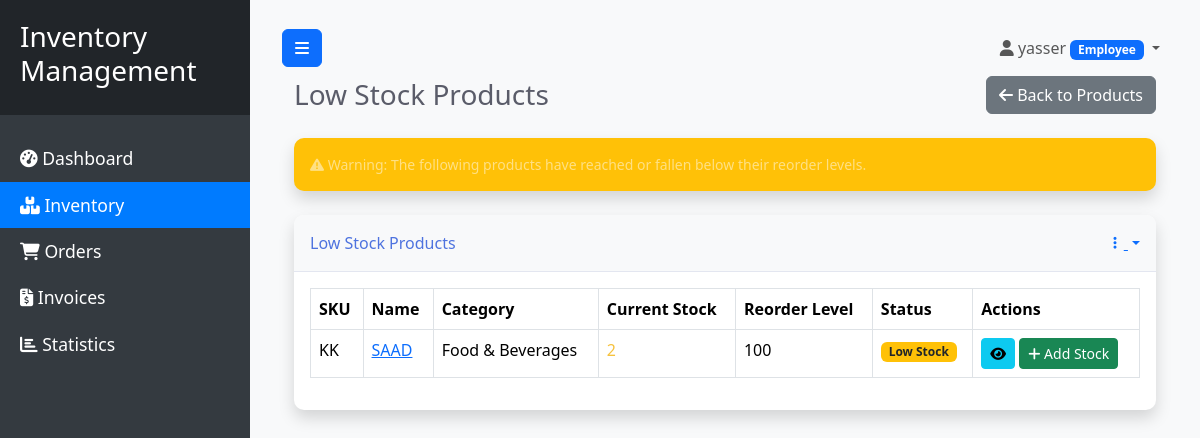
Page /inventory/low-stock/ (signed in) on the committed database.
### users/models.py (models this page shows, shortened)
class User(AbstractUser):
    class Role(models.TextChoices):
        ADMIN = 'ADMIN', _('Admin')
        EMPLOYEE = 'EMPLOYEE', _('Employee')
        CLIENT = 'CLIENT', _('Client')
    role = models.CharField(
        max_length=10,
        choices=Role.choices,
        default=Role.EMPLOYEE,
        verbose_name=_('Role')
    )
    phone = models.CharField(max_length=15, blank=True, null=True, verbose_name=_('Phone Number'))
    profile_pic = models.ImageField(upload_to='profile_pics', default='default.png', verbose_name=_('Profile Picture'))
    address = models.TextField(blank=True, null=True, verbose_name=_('Address'))
    created_at = models.DateTimeField(auto_now_add=True, verbose_name=_('Created At'))
    updated_at = models.DateTimeField(auto_now=True, verbose_name=_('Updated At'))
    class Meta:
        verbose_name = _('User')
        verbose_name_plural = _('Users')

### inventory/models.py (models this page shows, shortened)
class Product(models.Model):
    name = models.CharField(max_length=100, verbose_name=_('Name'))
    sku = models.CharField(max_length=20, unique=True, verbose_name=_('SKU'))
    category = models.ForeignKey(Category, on_delete=models.CASCADE, related_name='products', verbose_name=_('Category'))
    description = models.TextField(blank=True, null=True, verbose_name=_('Description'))
    quantity = models.PositiveIntegerField(default=0, verbose_name=_('Quantity'))
    cost_price = models.DecimalField(max_digits=10, decimal_places=2, verbose_name=_('Cost Price'))
    selling_price = models.DecimalField(max_digits=10, decimal_places=2, verbose_name=_('Selling Price'))
    reorder_level = models.PositiveIntegerField(default=10, verbose_name=_('Reorder Level'))
    image = models.ImageField(upload_to='products/', blank=True, null=True, verbose_name=_('Image'))
    is_active = models.BooleanField(default=True, verbose_name=_('Active'))
    created_at = models.DateTimeField(auto_now_add=True)
    updated_at = models.DateTimeField(auto_now=True)
    class Meta:
        verbose_name = _('Product')
        verbose_name_plural = _('Products')
        ordering = ['name']

class Category(models.Model):
    name = models.CharField(max_length=100, unique=True, verbose_name=_('Name'))
    description = models.TextField(blank=True, null=True, verbose_name=_('Description'))
    created_at = models.DateTimeField(auto_now_add=True)
    updated_at = models.DateTimeField(auto_now=True)
    class Meta:
        verbose_name = _('Category')
        verbose_name_plural = _('Categories')
        ordering = ['name']

### inventory/views.py (the view)
# urls.py: path('low-stock/', views.low_stock_products, name='low-stock-products'),
@login_required
@employee_required
def low_stock_products(request):
    products = Product.objects.filter(
        quantity__lte=F('reorder_level'),
        is_active=True
    ).order_by('quantity')
    context = {
        'products': products,
        'title': 'Produits à Stock Faible'
    }
    return render(request, 'inventory/low_stock_products.html', context)

### templates/inventory/low_stock_products.html (shortened to what this page needs)
{% extends 'base.html' %}
{% block content %}
<div class="container-fluid">
    <div class="d-sm-flex align-items-center justify-content-between mb-4">
        <h1 class="h3 mb-0 text-gray-800">Low Stock Products</h1>
        <a href="{% url 'product-list' %}" class="btn btn-secondary">
            <i class="fas fa-arrow-left"></i> Back to Products
        </a>
    </div>
    <div class="card bg-warning text-white shadow mb-4">
        <div class="card-body">
            <div class="text-white-50 small">
                <i class="fas fa-exclamation-triangle mr-2"></i>
                Warning: The following products have reached or fallen below their reorder levels.
            </div>
        </div>
    </div>
    <div class="card shadow mb-4">
        <div class="card-header py-3 d-flex flex-row align-items-center justify-content-between">
            <h6 class="m-0 font-weight-bold text-primary">Low Stock Products</h6>
            <div class="dropdown no-arrow">
                <a class="dropdown-toggle" href="#" role="button" id="dropdownMenuLink" data-bs-toggle="dropdown" aria-haspopup="true" aria-expanded="false">
                    <i class="fas fa-ellipsis-v fa-sm fa-fw text-gray-400"></i>
                </a>
            </div>
        </div>
        <div class="card-body">
            <div class="table-responsive">
                <table class="table table-bordered" width="100%" cellspacing="0">
                    <thead>
                        <tr>
                            <th>SKU</th>
                            <th>Name</th>
                            <th>Category</th>
                            <th>Current Stock</th>
                            <th>Reorder Level</th>
                            <th>Status</th>
                            <th>Actions</th>
                        </tr>
                    </thead>
                    <tbody>
                        {% for product in products %}
                        <tr>
                            <td>{{ product.sku }}</td>
                            <td>
                                <a href="{% url 'product-detail' product.id %}">{{ product.name }}</a>
                            </td>
                            <td>{{ product.category.name }}</td>
                            <td class="{% if product.quantity == 0 %}text-danger font-weight-bold{% else %}text-warning{% endif %}">
                                {{ product.quantity }}
                            </td>
                            <td>{{ product.reorder_level }}</td>
                            <td>
                                {% if product.quantity == 0 %}
                                <span class="badge bg-danger">Out of Stock</span>
                                {% else %}
                                <span class="badge bg-warning text-dark">Low Stock</span>
                                {% endif %}
                            </td>
                            <td>
                                <a href="{% url 'product-detail' product.id %}" class="btn btn-info btn-sm">
                                    <i class="fas fa-eye"></i>
                                </a>
                                <a href="{% url 'stock-movement-create' %}?product={{ product.id }}" class="btn btn-success btn-sm">
                                    <i class="fas fa-plus"></i> Add Stock
                                </a>
                            </td>
                        </tr>
                        {% empty %}
                        <tr>
                            <td colspan="7" class="text-center">No low stock products found.</td>
                        </tr>
                        {% endfor %}
                    </tbody>
                </table>
            </div>
        </div>
    </div>
</div>
{% endblock %}

### templates/base.html (shortened to what this page needs)
<!DOCTYPE html>
<html>
<head>
    <link href="https://cdn.jsdelivr.net/npm/bootstrap@5.3.2/dist/css/bootstrap.min.css" rel="stylesheet">
    <link rel="stylesheet" href="https://cdnjs.cloudflare.com/ajax/libs/font-awesome/6.4.2/css/all.min.css">
    {% load static %}
    <link rel="stylesheet" href="{% static 'css/style.css' %}">
</head>
<body>
    <div class="wrapper">
        <nav id="sidebar">
            <div class="sidebar-header">
                <h3>Inventory<br>Management</h3>
            </div>
            <ul class="list-unstyled components">
                <li class="{% if '/' == request.path or '/dashboard/' in request.path %}active{% endif %}">
                    <a href="{% url 'dashboard' %}">
                        <i class="fas fa-tachometer-alt"></i> Dashboard
                    </a>
                </li>
                {% if request.user.role == 'EMPLOYEE' or request.user.role == 'ADMIN' %}
                <li class="{% if '/inventory/' in request.path %}active{% endif %}">
                    <a href="{% url 'inventory-list' %}">
                        <i class="fas fa-boxes"></i> Inventory
                    </a>
                </li>
                <li class="{% if '/orders/' in request.path %}active{% endif %}">
                    <a href="{% url 'orders-list' %}">
                        <i class="fas fa-shopping-cart"></i> Orders
                    </a>
                </li>
                <li class="{% if '/invoices/' in request.path %}active{% endif %}">
                    <a href="{% url 'invoices-list' %}">
                        <i class="fas fa-file-invoice-dollar"></i> Invoices
                    </a>
                </li>
                <li class="{% if '/statistics/' in request.path %}active{% endif %}">
                    <a href="{% url 'statistics' %}">
                        <i class="fas fa-chart-bar"></i> Statistics
                    </a>
                </li>
                {% endif %}
            </ul>
        </nav>
        <div id="content">
            <nav class="navbar navbar-expand-lg navbar-light bg-light">
                <div class="container-fluid">
                    <button type="button" id="sidebarCollapse" class="btn btn-primary">
                        <i class="fas fa-bars"></i>
                    </button>
                    <div class="collapse navbar-collapse" id="navbarSupportedContent">
                        <ul class="nav navbar-nav ms-auto">
                            <li class="nav-item dropdown">
                                <a class="nav-link dropdown-toggle" href="#" id="navbarDropdown" role="button" data-bs-toggle="dropdown" aria-expanded="false">
                                    <i class="fas fa-user"></i> {{ request.user.username }}
                                    {% if request.user.role == 'ADMIN' %}
                                    <span class="badge bg-danger">Admin</span>
                                    {% elif request.user.role == 'EMPLOYEE' %}
                                    <span class="badge bg-primary">Employee</span>
                                    {% else %}
                                    <span class="badge bg-secondary">Client</span>
                                    {% endif %}
                                </a>
                            </li>
                        </ul>
                    </div>
                </div>
            </nav>
            <div class="container-fluid">
                {% block content %}{% endblock %}
            </div>
        </div>
    </div>
</body>
</html>

### static/css/style.css (style rules this page uses)
body { font-family: 'Segoe UI', Arial, sans-serif; background: #f8f9fa; }
.wrapper { display: flex; width: 100%; align-items: stretch; }
#sidebar { min-width: 250px; max-width: 250px; background: #343a40; color: #fff; transition: all 0.3s; height: 100vh; position: sticky; top: 0; }
#sidebar .sidebar-header { padding: 20px; background: #212529; }
#sidebar ul.components { padding: 20px 0; }
#sidebar ul li a { padding: 10px 20px; font-size: 1.1em; display: block; color: #fff; text-decoration: none; transition: all 0.3s; }
#sidebar ul li.active > a, a[aria-expanded="true"] { color: #fff; background: #007bff; }
#content { width: 100%; padding: 20px; min-height: 100vh; transition: all 0.3s; }
.card { border: none; border-radius: 10px; box-shadow: 0 0.15rem 1.75rem 0 rgba(58, 59, 69, 0.15); margin-bottom: 20px; }
.card-header { background-color: #f8f9fa; border-bottom: 1px solid #e3e6f0; border-top-left-radius: 10px !important; border-top-right-radius: 10px !important; }
.text-primary { color: #4e73df !important; }
.text-warning { color: #f6c23e !important; }
.text-gray-800 { color: #5a5c69 !important; }

### rows in the picture
User: user.username "yasser"
Product: sku "KK", name "SAAD", category.name "Food & Beverages", quantity "2", reorder_level "100", shows "Low Stock"
